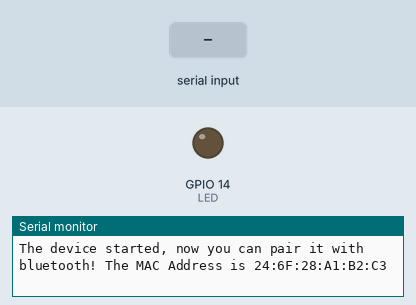
Recording of a sketch running on a simulated ESP32. Parts: output pins drawn as LEDs (lit = HIGH), the last lines printed to the serial monitor. The test bench sets the inputs (shaded band). Nothing arrives over Bluetooth unless stated.

Above: at 1.2 s.
1.3 s: "1" received over the second serial link
At 2.4 s:
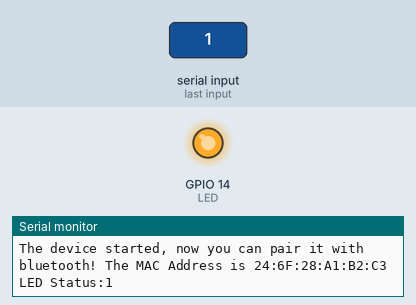
Timing chart, 0 to 4.3 s (numbered marks = the images above; inputs shaded):
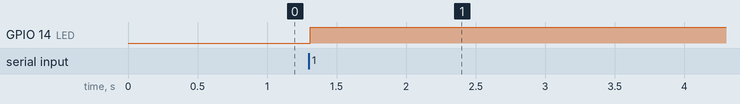

Measured:
- after the input at 1.3 s, GPIO 14 (LED): LOW → HIGH at once

The sketch:

ESP32_Receiver_LED.ino
```cpp
#include "BluetoothSerial.h"

#if !defined(CONFIG_BT_ENABLED) || !defined(CONFIG_BLUEDROID_ENABLED)
#error Bluetooth is not enabled! Please run `make menuconfig` to and enable it
#endif

BluetoothSerial SerialBT;

int LED = 14;
bool incomingState;

void setup() {
  Serial.begin(115200);
  pinMode(LED, OUTPUT);
  SerialBT.begin("ESP32test"); //Bluetooth device name
  Serial.print("The device started, now you can pair it with bluetooth! The MAC Address is ");
  uint8_t macBT[6];
  esp_read_mac(macBT, ESP_MAC_BT);
  Serial.printf("%02X:%02X:%02X:%02X:%02X:%02X\r\n", macBT[0], macBT[1], macBT[2], macBT[3], macBT[4], macBT[5]);
}

void loop() {
  if (SerialBT.available()) {
    incomingState = SerialBT.read();

    if (incomingState == 1){
      digitalWrite(LED, HIGH);
      Serial.print("LED Status:");
      Serial.println(incomingState);
    }
    else if (incomingState == 0){
      digitalWrite(LED, LOW);
      Serial.print("LED Status:");
      Serial.println(incomingState);
      }
  }
  delay(20);
}
```
